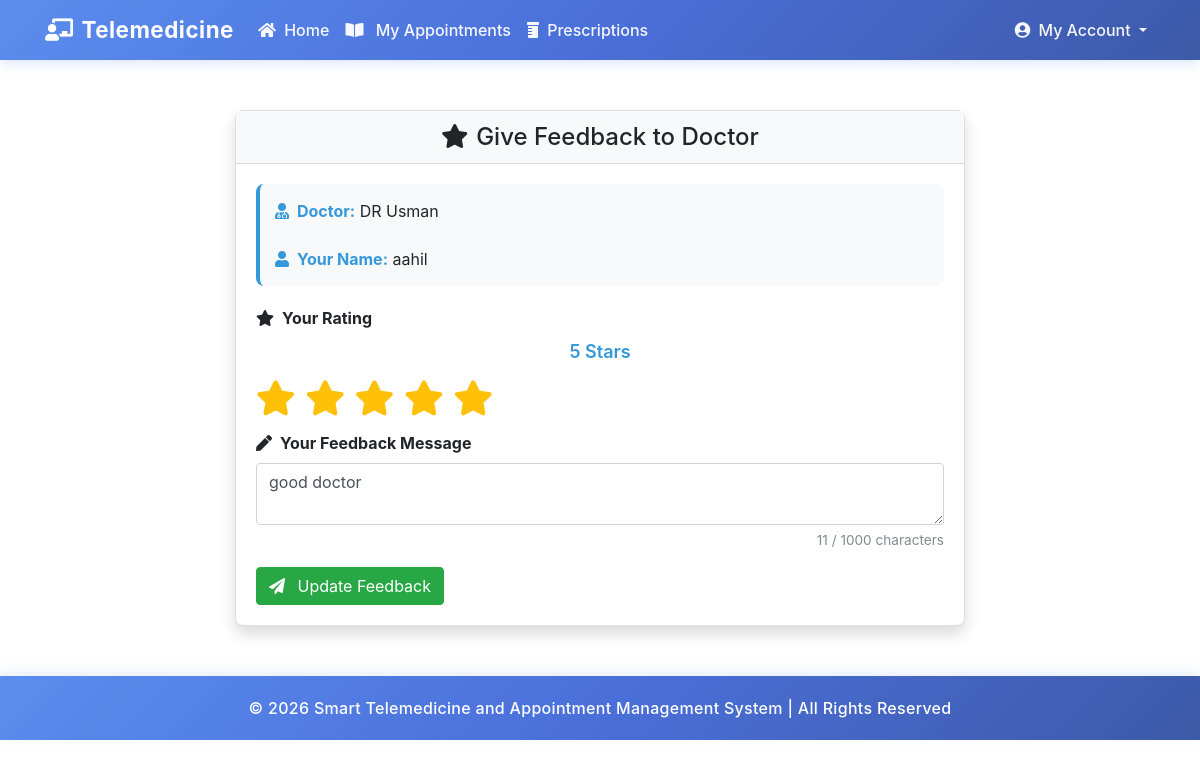
/feedback_form.php?doctor_id=7&doctor_name=DR+Usman (signed in), run on the app's committed database.
### tables this page shows
CREATE TABLE `patient` (
  `sid` int(11) NOT NULL,
  `name` varchar(255) NOT NULL,
  `email` varchar(255) NOT NULL,
  `password` varchar(255) NOT NULL,
  `phone` varchar(255) NOT NULL,
  `age` int(11) DEFAULT NULL,
  `gender` varchar(50) DEFAULT NULL,
  `contact` varchar(255) DEFAULT NULL,
  `medical_history` text DEFAULT NULL
);

CREATE TABLE `feedback` (
  `fid` int(11) NOT NULL,
  `doctorid` int(11) NOT NULL,
  `patientid` int(11) NOT NULL,
  `rating` int(11) DEFAULT 5,
  `message` longtext DEFAULT NULL,
  `created_at` timestamp NOT NULL DEFAULT current_timestamp(),
  `updated_at` timestamp NOT NULL DEFAULT current_timestamp() ON UPDATE current_timestamp()
);

### feedback_form.php (the view, shortened to what this page needs)
<?php include 'navbar.php'; ?>
<?php
$current_user_id = $_SESSION['sid'];
$doctor_id = isset($_GET['doctor_id']) ? intval($_GET['doctor_id']) : 0;
$doctor_name = isset($_GET['doctor_name']) ? htmlspecialchars($_GET['doctor_name']) : 'Doctor';
$patient_query = "SELECT name, email FROM patient WHERE sid = '$current_user_id'";
$patient_result = mysqli_query($conn, $patient_query);
$patient_data = mysqli_fetch_array($patient_result);
$existing_query = "SELECT * FROM feedback WHERE doctorid = '$doctor_id' AND patientid = '$current_user_id'";
$existing_result = mysqli_query($conn, $existing_query);
$existing_feedback = mysqli_fetch_array($existing_result);
?>
<!DOCTYPE html>
<html lang="en">
<head>
    <link rel="stylesheet" href="https://stackpath.bootstrapcdn.com/bootstrap/4.3.1/css/bootstrap.min.css">
    <link rel="stylesheet" href="https://cdnjs.cloudflare.com/ajax/libs/font-awesome/5.15.3/css/all.min.css">
</head>
<body>
<div class="feedback-wrapper">
<div class="container">
<div class="row justify-content-center">
<div class="col-md-8">
<div class="card shadow rounded-3" style="margin-bottom: 50px;">
<div class="card-header text-center bg-light">
<h4 class="mb-0"><i class="fas fa-star me-2"></i>Give Feedback to Doctor</h4>
</div>
<div class="card-body">
    <div class="info-box">
        <strong><i class="fas fa-user-md me-2"></i>Doctor:</strong> <?php echo $doctor_name; ?><br><br>
        <strong><i class="fas fa-user me-2"></i>Your Name:</strong> <?php echo htmlspecialchars($patient_data['name']); ?>
    </div>
    <form method="POST" action="">
        <div class="mb-3">
            <label class="form-label"><strong><i class="fas fa-star me-2"></i>Your Rating</strong></label>
            <div class="rating-value">
                <span id="ratingDisplay">
                    <?php echo isset($existing_feedback) && $existing_feedback ? $existing_feedback['rating'] : '0'; ?>
                </span> Stars
            </div>
            <div class="star-rating" id="starRating">
                <?php $current_rating = isset($existing_feedback) && $existing_feedback ? $existing_feedback['rating'] : 0; ?>
                <?php for ($i = 1; $i <= 5; $i++): ?>
                    <i class="fas fa-star <?php if ($i <= $current_rating) echo 'active'; ?>" onclick="setRating(<?php echo $i; ?>)"></i>
                <?php endfor; ?>
            </div>
        </div>
        <div class="mb-3">
            <label class="form-label"><strong><i class="fas fa-pen me-2"></i>Your Feedback Message</strong></label>
            <textarea name="message" id="message" class="form-control" required placeholder="Write your feedback here... (e.g., Doctor was very professional, timely appointment, good behavior, etc.)"><?php echo isset($existing_feedback) && $existing_feedback ? htmlspecialchars($existing_feedback['message']) : ''; ?></textarea>
            <div class="character-count">
                <span id="charCount">0</span> / 1000 characters
            </div>
        </div>
        <button type="submit" name="submit_feedback" class="btn btn-success">
            <i class="fas fa-paper-plane me-2"></i>
            <?php echo isset($existing_feedback) && $existing_feedback ? 'Update Feedback' : 'Submit Feedback'; ?>
        </button>
    </form>
</div>
</div>
</div>
</div>
</div>
<?php include 'footer.php'; ?>
</body>
</html>

### style.css (style rules this page uses)
body { font-family: Arial, sans-serif; margin: 0; padding: 0; background-color: #f5f5f5; }

### feedback_form.php (style rules this page uses)
body { background-color: #ffffff; margin: 0; padding-top: 0; }
.feedback-wrapper { margin-top: 50px; margin-bottom: 50px; }
.star-rating { display: flex; gap: 10px; margin: 15px 0; font-size: 35px; }
.star-rating .fa-star { cursor: pointer; color: #ddd; transition: color 0.3s ease; }
.star-rating .fa-star:hover, .star-rating .fa-star.active { color: #ffc107; }
.rating-value { text-align: center; color: #3498db; font-weight: 600; margin-bottom: 10px; font-size: 18px; }
.character-count { text-align: right; color: #7f8c8d; font-size: 0.85rem; margin-top: 5px; }
.info-box { background: #f8f9fa; padding: 15px; border-radius: 8px; margin-bottom: 20px; border-left: 4px solid #3498db; }
.info-box strong { color: #3498db; }

### data on the page
patient: name "aahil"
feedback: rating "5", message "good doctor"

### other printed values
$doctor_name "DR Usman"
